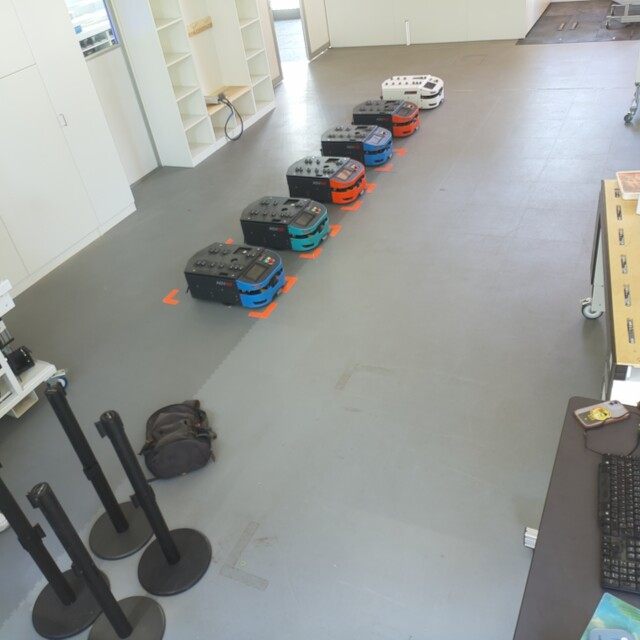
#> input picture 01_calculate_homography/assets/cam_pose.jpg, 640 x 640 px
$ python select_points_main.py
#> lines starting #> are read from the running program, lines starting #| are printed output that depends on the picture
### 01_calculate_homography/select_points_utils.py
"""
select_points_utils.py

This module provides state, utility functions, and user interaction callbacks to support
interactive 2D point selection from an image using OpenCV. It includes support for:

- Corner and edge detection (with real-time parameter adjustment)
- Click-based point selection with zoom and pan functionality
- Labeling and saving of selected points to CSV
- Visual HUD overlay for user guidance

This module is intended to be used with `select_main.py` for an interactive GUI-based
camera calibration or feature mapping workflow.
"""
from typing import Tuple, List, Optional
import cv2
import numpy as np
import csv
from config import *

# === State and parameters ===
zoom = 1.0
pan_offset = [0, 0]
drag_start = None
click_position = None
selection_mode = "free"
current_edge_idx = 0

canny_low = CANNY_LOW
canny_high = CANNY_HIGH
hough_threshold = HOUGH_THRESHOLD
min_line_length = MIN_LINE_LENGTH
max_line_gap = MAX_LINE_GAP
corner_quality = CORNER_QUALITY
corner_min_distance = CORNER_MIN_DISTANCE

labeled_points = []
awaiting_label = False
label_buffer = ""
label_prompt_visible = False

# === Image and detection features ===
image = cv2.imread(IMAGE_FILENAME)
#> image is the input picture: shape (640, 640, 3); mean B, G, R 151.4, 154.6, 152.2
if image is None:
    raise FileNotFoundError("Check your image path!")

undistorted = image
gray = cv2.cvtColor(image, cv2.COLOR_BGR2GRAY)
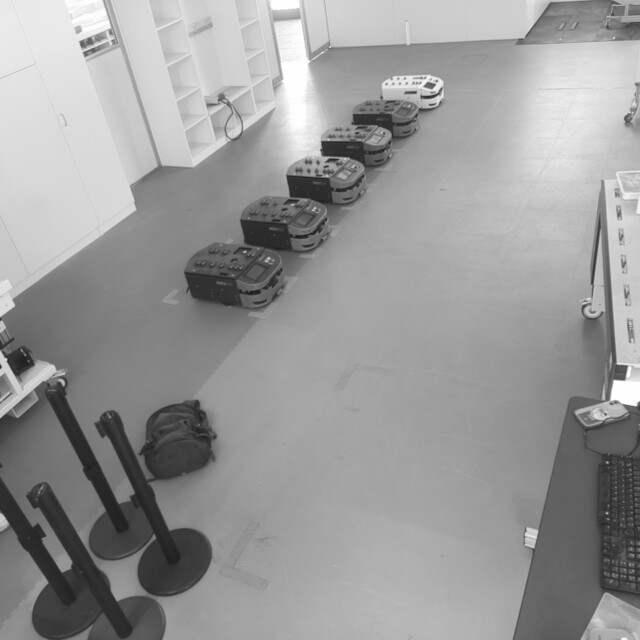
#> gray: shape (640, 640); min 26, max 255, mean 153.5

hough_lines = []
edge_points = []
corners = []

def clamp(value: float, min_value: float, max_value: float) -> float:
    """
    Clamp a value between a minimum and maximum bound.

    Args:
        value: The input number to be clamped.
        min_value: The lower bound.
        max_value: The upper bound.

    Returns:
        The clamped value between min_value and max_value.
    """

    return max(min_value, min(value, max_value))

def detect_features() -> None:
    """
    Detects image features in the grayscale input:
    - Canny edges
    - Hough lines
    - Shi-Tomasi corners

    Updates the global lists:
        - edge_points: interpolated points from lines
        - hough_lines: detected Hough lines
        - corners: detected corners as (x, y) points
    """

    global edge_points, corners, hough_lines

    edges = cv2.Canny(gray, canny_low, canny_high)
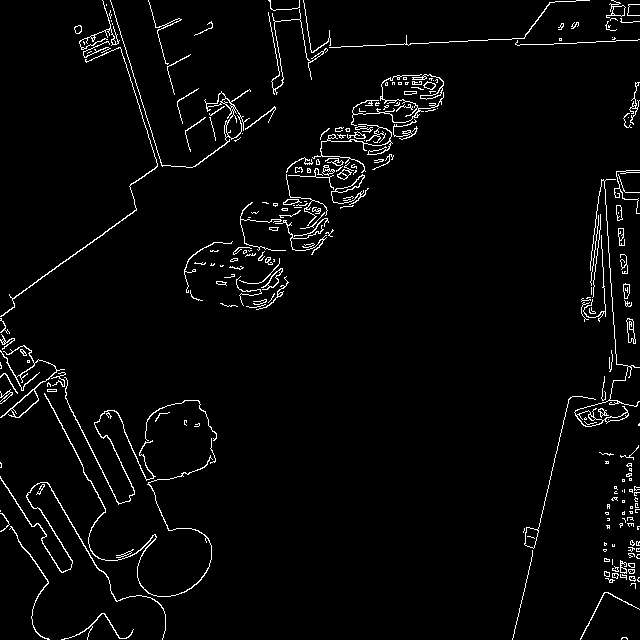
#> edges: shape (640, 640); 3.2% white in thin lines or dots
    hough_lines = cv2.HoughLinesP(edges, 1, np.pi / 180, hough_threshold,
                                  minLineLength=min_line_length,
                                  maxLineGap=max_line_gap)
#> hough_lines = 77 rows, first 6: [512, 639, 563, 420], [194, 166, 275, 108], [398, 44, 524, 38], [14, 338, 83, 467], [47, 482, 97, 568], [606, 217, 616, 364]
    edge_points.clear()
    if hough_lines is not None:
        for line in hough_lines:
            x1, y1, x2, y2 = line[0]
            num_points = int(np.hypot(x2 - x1, y2 - y1))
            xs = np.linspace(x1, x2, num_points, dtype=int)
            ys = np.linspace(y1, y2, num_points, dtype=int)
            edge_points.extend(zip(xs, ys))
#> this loop made 77 passes
#> (x1, y1, x2, y2, num_points) on passes 1 to 12: (512, 639, 563, 420, 224), (194, 166, 275, 108, 99), (398, 44, 524, 38, 126), (14, 338, 83, 467, 146), (47, 482, 97, 568, 99), (606, 217, 616, 364, 147), (633, 542, 634, 583, 41), (65, 396, 116, 501, 116), (620, 205, 626, 306, 101), (292, 247, 332, 191, 68), (631, 540, 632, 583, 43), (106, 5, 157, 164, 166)
#> after the loop, edge_points = 6384 pairs, first value 0 to 634, second value 0 to 639

    crn = cv2.goodFeaturesToTrack(gray, 200, corner_quality, corner_min_distance)
#> crn = 200 rows, first 8: [424, 86], [626, 366], [434, 84], [416, 92], [6, 359], [63, 385], [636, 405], [607, 513]
    corners[:] = crn.squeeze(axis=1) if crn is not None else []

# [20 lines left out: function find_nearest_point, not called in this run]

def draw_hud(view: np.ndarray) -> None:
    """
    Draws the on-screen heads-up display (HUD) with keybindings, parameter values,
    and label prompt (if active).

    Args:
        view: The image on which the HUD will be rendered.
    """

    lines = [
        f"[e/c/f] Mode: {selection_mode.upper()}",
        f"[ / ]  Canny Low: {canny_low}",
        f"{{ / }}  Canny High: {canny_high}",
        f"[1/2] Hough Thresh: {hough_threshold}",
        f"[3/4] MinLineLen: {min_line_length}",
        f"[5/6] MaxLineGap: {max_line_gap}",
        f"[- / +] Corner Quality: {corner_quality:.3f}",
        f"[, / .] Corner MinDist: {corner_min_distance}",
        f"[a / d] Move along edge",
        f"[s] Save points and exit",
        f"[ESC] Exit"
    ]
    for i, line in enumerate(lines):
        cv2.putText(view, line, (10, 20 + i * 20), cv2.FONT_HERSHEY_SIMPLEX, 0.5,
                    (255, 255, 255), 1, cv2.LINE_AA)
    if label_prompt_visible:
        cv2.putText(view, f"Label: {label_buffer}_",
                    (10, view.shape[0] - 20), cv2.FONT_HERSHEY_SIMPLEX,
                    0.7, (0, 255, 255), 2, cv2.LINE_AA)

# [69 lines left out: functions mouse_callback, save_points, not called in this run]

### 01_calculate_homography/select_points_main.py
"""
select_points_main.py

This script launches an interactive OpenCV-based GUI for selecting and labeling 2D points
in an image. It supports corner and edge detection modes, panning, zooming, labeling,
and saving of labeled points.

Features:
- Mouse-based point selection with HUD feedback.
- Live view with pan/zoom and interactive overlays.
- Adjustable feature detection parameters (e.g., Canny edges, Hough lines, corners).
- Modes for selecting corners, edges, or free-form points.
- Label entry via keyboard, with live HUD display.
- Saves selected and labeled points to file on keypress.

Key Bindings:
- ESC: Exit or cancel labeling.
- S: Save labeled points and exit.
- C: Switch to corner selection mode.
- E: Switch to edge selection mode.
- F: Switch to free point mode.
- A/D: Navigate edge points left/right.
- [/] and {}/1-6/-/+/., etc.: Adjust feature detection parameters in real-time.

Dependencies:
- OpenCV (cv2)
- `select_points_utils.py` for detection logic and state handling.
- `config.py` for display/window constants.

Intended Use:
- Homography calculation workflows where labeled 2D points are needed from corners, edges, or arbitrary clicks.
"""

import cv2
from config import *
import select_points_utils as su

cv2.namedWindow(WIN_NAME, cv2.WINDOW_NORMAL)
cv2.setMouseCallback(WIN_NAME, su.mouse_callback)

su.detect_features()

while True:
    resized = cv2.resize(su.undistorted, None, fx=su.zoom, fy=su.zoom)
    h, w = resized.shape[:2]
    su.pan_offset[0] = su.clamp(su.pan_offset[0], 0, max(w - WINDOW_SIZE[0], 0))
    su.pan_offset[1] = su.clamp(su.pan_offset[1], 0, max(h - WINDOW_SIZE[1], 0))

    view = resized[su.pan_offset[1]:su.pan_offset[1] + WINDOW_SIZE[1],
                   su.pan_offset[0]:su.pan_offset[0] + WINDOW_SIZE[0]].copy()

    if su.click_position:
        px = int(su.click_position[0] * su.zoom - su.pan_offset[0])
        py = int(su.click_position[1] * su.zoom - su.pan_offset[1])
        if 0 <= px < view.shape[1] and 0 <= py < view.shape[0]:
            cv2.circle(view, (px, py), 5, (0, 0, 255), -1)

    if su.selection_mode == "corner":
        for pt in su.corners:
            x, y = map(int, pt)
            x = int(x * su.zoom - su.pan_offset[0])
            y = int(y * su.zoom - su.pan_offset[1])
            if 0 <= x < view.shape[1] and 0 <= y < view.shape[0]:
                cv2.circle(view, (x, y), 2, (0, 255, 0), -1)
    elif su.selection_mode == "edge" and su.hough_lines is not None:
        for line in su.hough_lines:
            x1, y1, x2, y2 = line[0]
            x1 = int(x1 * su.zoom - su.pan_offset[0])
            y1 = int(y1 * su.zoom - su.pan_offset[1])
            x2 = int(x2 * su.zoom - su.pan_offset[0])
            y2 = int(y2 * su.zoom - su.pan_offset[1])
            cv2.line(view, (x1, y1), (x2, y2), (0, 255, 255), 1)

    su.draw_hud(view)
    cv2.imshow(WIN_NAME, view)
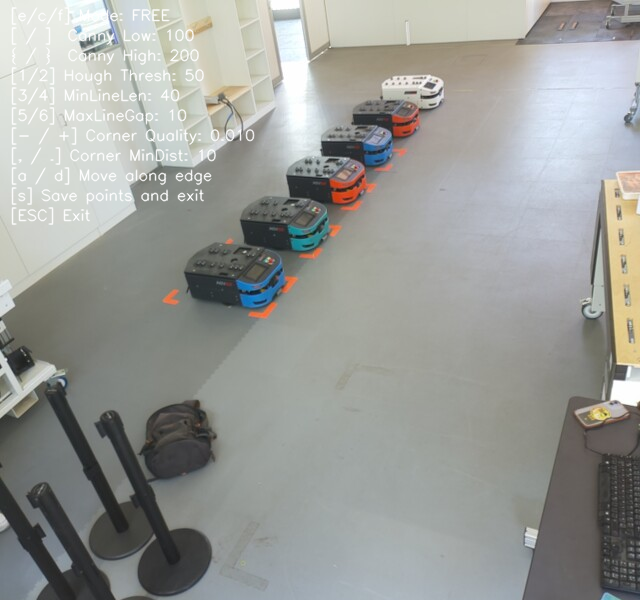
#> window 'Point Selector': shape (600, 640, 3); mean B, G, R 152.4, 156.1, 154.3
    key = cv2.waitKey(20)
#> (key e is pressed here)

    if su.awaiting_label:
        if key in (13, 10):  # Enter
            if su.label_buffer.strip():
                su.labeled_points.append((su.label_buffer.strip(), su.click_position))
                print(f"Saved point: {su.label_buffer.strip()} -> {su.click_position}")
            su.awaiting_label = su.label_prompt_visible = False
            su.click_position = None
        elif key == 27:  # ESC
            su.awaiting_label = su.label_prompt_visible = False
            su.click_position = None
        elif key == 8:  # Backspace
            su.label_buffer = su.label_buffer[:-1]
        elif 32 <= key <= 126:
            su.label_buffer += chr(key)
        continue

    if key == 27:
        break
    elif key == ord("s"):
        su.save_points()
        break
    elif key == ord("e"):
        su.selection_mode = "edge"
    elif key == ord("c"):
        su.selection_mode = "corner"
    elif key == ord("f"):
        su.selection_mode = "free"
    elif key == ord("a") and su.edge_points:
        su.current_edge_idx = max(su.current_edge_idx - 1, 0)
        su.click_position = tuple(su.edge_points[su.current_edge_idx])
    elif key == ord("d") and su.edge_points:
        su.current_edge_idx = min(su.current_edge_idx + 1, len(su.edge_points) - 1)
        su.click_position = tuple(su.edge_points[su.current_edge_idx])
    elif key == ord("["):
        su.canny_low = max(0, su.canny_low - 10); su.detect_features()
    elif key == ord("]"):
        su.canny_low += 10; su.detect_features()
    elif key == ord("{"):
        su.canny_high = max(0, su.canny_high - 10); su.detect_features()
    elif key == ord("}"):
        su.canny_high += 10; su.detect_features()
    elif key == ord("1"):
        su.hough_threshold = max(1, su.hough_threshold - 5); su.detect_features()
    elif key == ord("2"):
        su.hough_threshold += 5; su.detect_features()
    elif key == ord("3"):
        su.min_line_length = max(1, su.min_line_length - 5); su.detect_features()
    elif key == ord("4"):
        su.min_line_length += 5; su.detect_features()
    elif key == ord("5"):
        su.max_line_gap = max(0, su.max_line_gap - 1); su.detect_features()
    elif key == ord("6"):
        su.max_line_gap += 1; su.detect_features()
    elif key == ord("-"):
        su.corner_quality = max(0.001, su.corner_quality - 0.001); su.detect_features()
    elif key in (ord("+"), ord("=")):
        su.corner_quality = min(1.0, su.corner_quality + 0.001); su.detect_features()
    elif key == ord(","):
        su.corner_min_distance = max(1, su.corner_min_distance - 1); su.detect_features()
    elif key == ord("."):
        su.corner_min_distance += 1; su.detect_features()

cv2.destroyAllWindows()

$ run again, with 01_calculate_homography/assets/img.png saved as 01_calculate_homography/assets/cam_pose.jpg
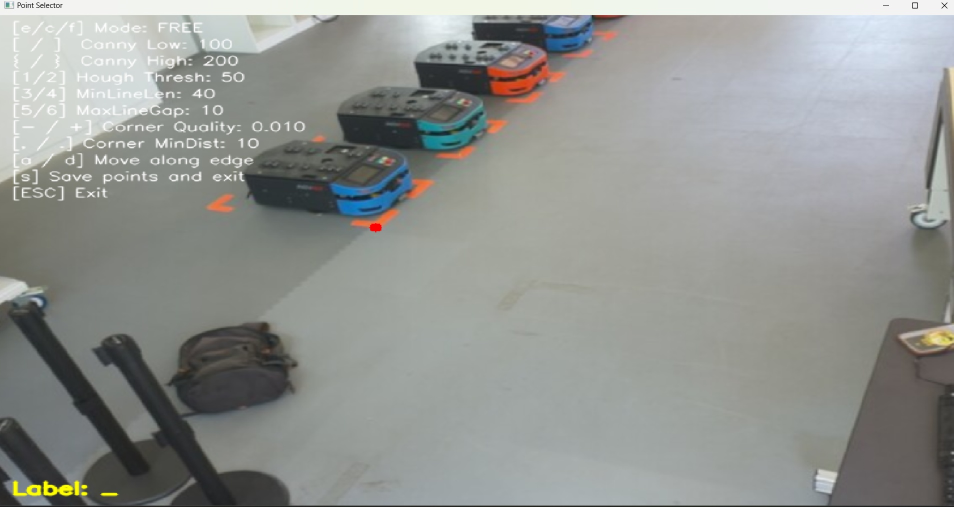
#> input picture 01_calculate_homography/assets/img.png, 1907 x 1014 px (shown at 1/2 size)
#> image is the input picture: shape (1014, 1907, 3); mean B, G, R 145.4, 148.7, 146.2
#> in detect_features, `edges = cv2.Canny(gray, canny_low, canny_high)`:
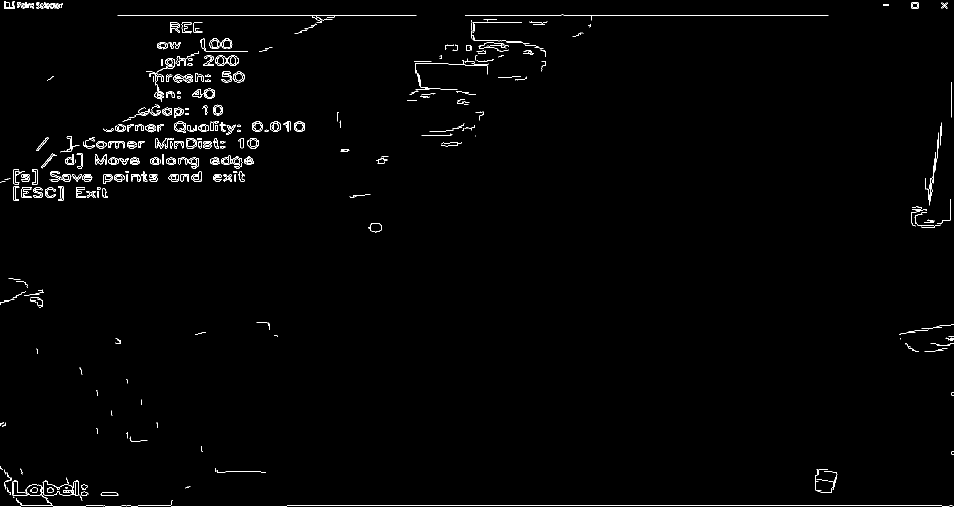
#> edges: shape (1014, 1907) (shown at 1/2 size); 1.1% white in thin lines or dots
#> hough_lines = 176 rows, first 6: [574, 1011, 1883, 1011], [235, 30, 832, 30], [342, 1012, 573, 1012], [207, 350, 314, 350], [267, 348, 313, 348], [301, 326, 397, 326]
#> the loop in detect_features, `for line in hough_lines:` made 176 passes
#> (x1, y1, x2, y2, num_points) on passes 1 to 3: (574, 1011, 1883, 1011, 1309), (235, 30, 832, 30, 597), (342, 1012, 573, 1012, 231)
#> after the loop in detect_features, `for line in hough_lines:`: edge_points = 12967 pairs, first value 8 to 1903, second value 5 to 1012
#> crn = 200 rows, first 8: [106, 8], [76, 13], [64, 8], [36, 11], [86, 11], [1833, 7], [1888, 11], [52, 7]
#> `cv2.imshow(WIN_NAME, view)`:
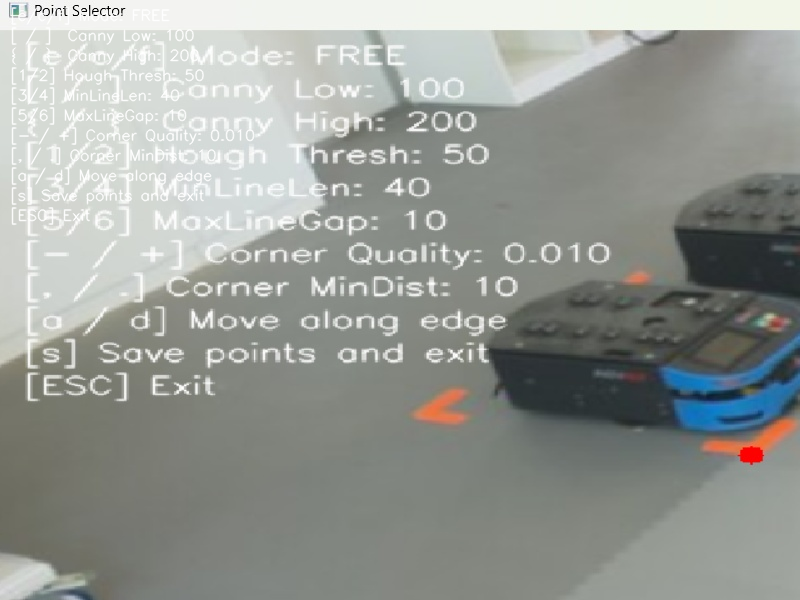
#> window 'Point Selector': shape (600, 800, 3); mean B, G, R 149.5, 154.4, 150.8
